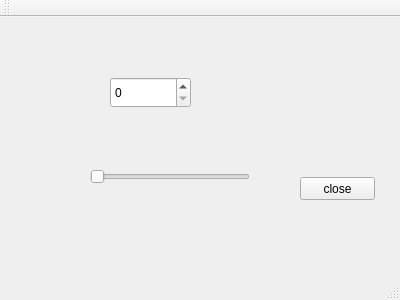
<?xml version="1.0" encoding="UTF-8"?>
<ui version="4.0">
 <class>MainWindow</class>
 <widget class="QMainWindow" name="MainWindow">
  <property name="geometry">
   <rect>
    <x>0</x>
    <y>0</y>
    <width>400</width>
    <height>300</height>
   </rect>
  </property>
  <property name="windowTitle">
   <string>MainWindow</string>
  </property>
  <widget class="QWidget" name="centralWidget">
   <widget class="QSlider" name="horizontalSlider">
    <property name="geometry">
     <rect>
      <x>90</x>
      <y>150</y>
      <width>160</width>
      <height>19</height>
     </rect>
    </property>
    <property name="maximum">
     <number>100</number>
    </property>
    <property name="orientation">
     <enum>Qt::Horizontal</enum>
    </property>
   </widget>
   <widget class="QPushButton" name="pushButton">
    <property name="geometry">
     <rect>
      <x>300</x>
      <y>160</y>
      <width>75</width>
      <height>23</height>
     </rect>
    </property>
    <property name="text">
     <string>close</string>
    </property>
   </widget>
   <widget class="QSpinBox" name="spinBox">
    <property name="geometry">
     <rect>
      <x>110</x>
      <y>60</y>
      <width>81</width>
      <height>31</height>
     </rect>
    </property>
    <property name="maximum">
     <number>100</number>
    </property>
   </widget>
  </widget>
  <widget class="QMenuBar" name="menuBar">
   <property name="geometry">
    <rect>
     <x>0</x>
     <y>0</y>
     <width>400</width>
     <height>22</height>
    </rect>
   </property>
  </widget>
  <widget class="QToolBar" name="mainToolBar">
   <attribute name="toolBarArea">
    <enum>TopToolBarArea</enum>
   </attribute>
   <attribute name="toolBarBreak">
    <bool>false</bool>
   </attribute>
  </widget>
  <widget class="QStatusBar" name="statusBar"/>
 </widget>
 <layoutdefault spacing="6" margin="11"/>
 <resources/>
 <connections>
  <connection>
   <sender>pushButton</sender>
   <signal>clicked()</signal>
   <receiver>MainWindow</receiver>
   <slot>close()</slot>
   <hints>
    <hint type="sourcelabel">
     <x>339</x>
     <y>216</y>
    </hint>
    <hint type="destinationlabel">
     <x>314</x>
     <y>321</y>
    </hint>
   </hints>
  </connection>
  <connection>
   <sender>horizontalSlider</sender>
   <signal>valueChanged(int)</signal>
   <receiver>spinBox</receiver>
   <slot>setValue(int)</slot>
   <hints>
    <hint type="sourcelabel">
     <x>163</x>
     <y>194</y>
    </hint>
    <hint type="destinationlabel">
     <x>160</x>
     <y>109</y>
    </hint>
   </hints>
  </connection>
  <connection>
   <sender>spinBox</sender>
   <signal>valueChanged(int)</signal>
   <receiver>horizontalSlider</receiver>
   <slot>setValue(int)</slot>
   <hints>
    <hint type="sourcelabel">
     <x>137</x>
     <y>112</y>
    </hint>
    <hint type="destinationlabel">
     <x>132</x>
     <y>184</y>
    </hint>
   </hints>
  </connection>
 </connections>
</ui>
